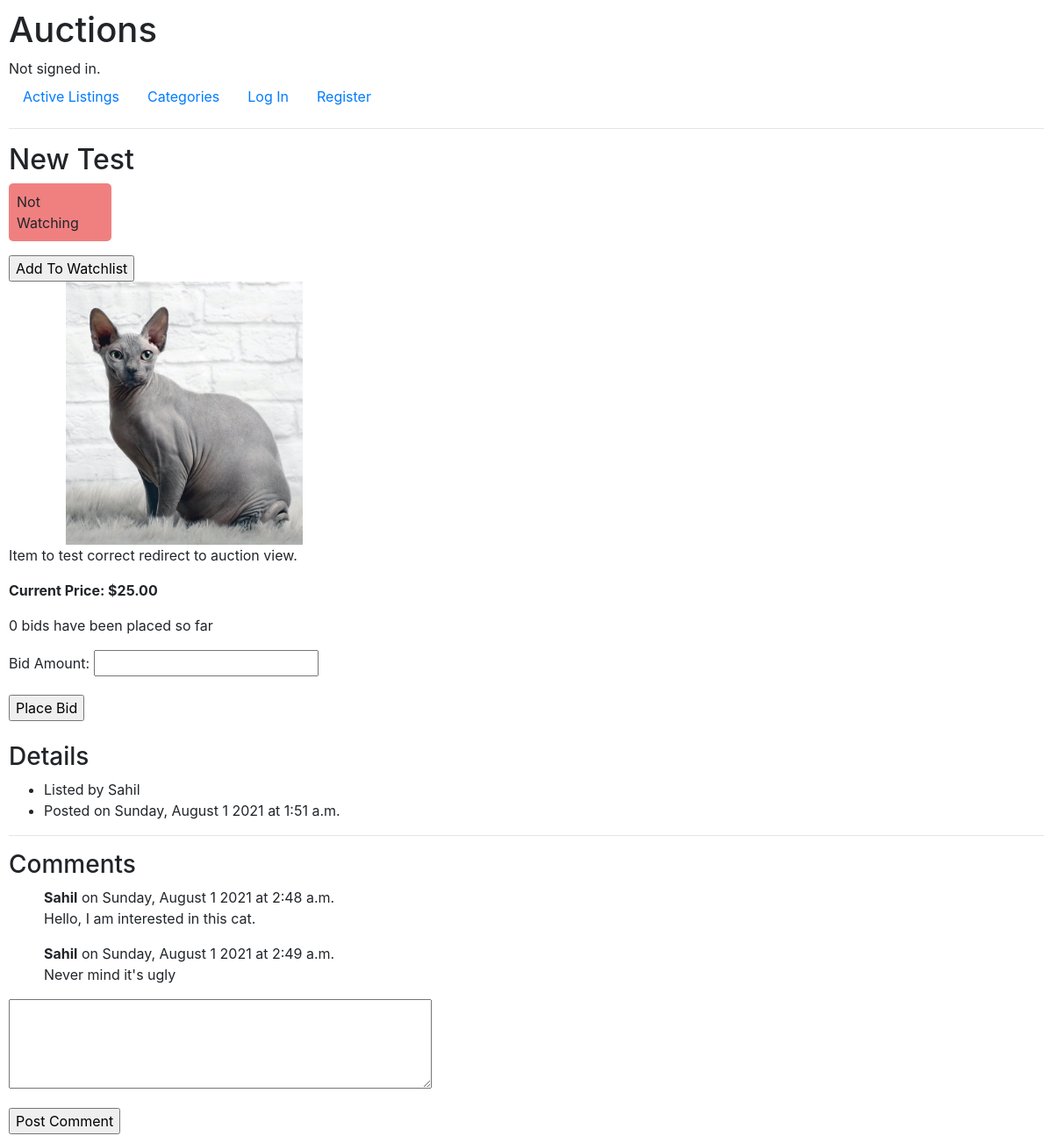
Page /auction/7 on the earlier database version.
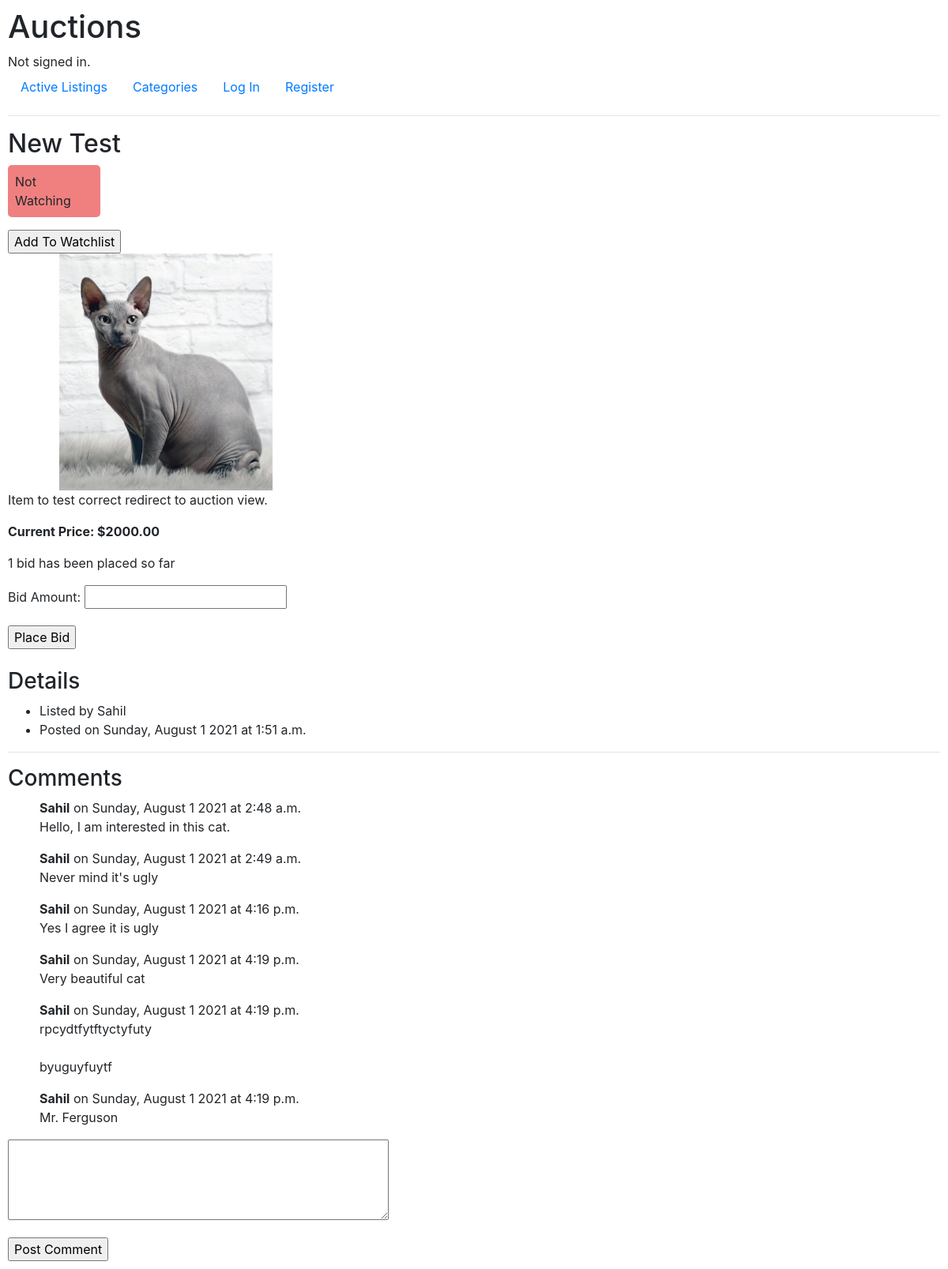
Same page on the later database version.
### auctions/models.py (models this page shows, shortened)
class AuctionItem(models.Model):
    title = models.CharField(max_length=64)
    description = models.TextField()
    current_price = models.DecimalField(max_digits=8, decimal_places=2)
    item_image = models.ImageField(
        upload_to=get_image_path,
        blank=True,
        null=True
    )
    category = models.ForeignKey(
        Category,
        on_delete=models.SET_NULL,
        blank=True,
        null=True,
        related_name='auction_items'
    )
    creator = models.ForeignKey(
        User,
        on_delete=models.CASCADE,
        related_name='auctions_created'
    )
    is_active = models.BooleanField(default=True)
    winner = models.ForeignKey(
        User,
        on_delete=models.SET_NULL,
        blank=True,
        null=True,
        related_name='auctions_won'
    )
    creation_date = models.DateTimeField(auto_now_add=True)

class Comment(models.Model):
    text = models.TextField()
    creator = models.ForeignKey(
        User,
        on_delete=models.CASCADE,
        related_name='comments'
    )
    parent_auction = models.ForeignKey(
        AuctionItem,
        on_delete=models.CASCADE,
        related_name='comments'
    )
    creation_date = models.DateTimeField(auto_now_add=True)

class User(AbstractUser):
    watching = ManyToManyField(
        'AuctionItem',
        blank=True,
        related_name='watched_by'
    )

### auctions/views.py (the view)
# urls.py: path("auction/<int:id>", views.auction_view, name="auction_view"),
def auction_view(request, id):
    if request.method == 'POST':
        auction_item = AuctionItem.objects.get(pk=id)
        bid_form = BidForm(request.POST, old_price=auction_item.current_price)
        if bid_form.is_valid():
            bid = bid_form.save(commit=False)
            bid.creator = request.user
            bid.auction_item = auction_item
            bid.save()
            new_price = bid.price
            updated_rows = AuctionItem.objects.filter(
                id=id).update(current_price=new_price)
            return render(request, "auctions/auction_view.html", {
                'auction_item': AuctionItem.objects.get(pk=id),
                'bid_form': bid_form,
                'total_bids': AuctionItem.objects.get(pk=id).bids.count(),
                'success_message': "Bid created successfully.",
                'comment_form': CommentForm()
            })
        else:
            return render(request, "auctions/auction_view.html", {
                'auction_item': auction_item,
                'bid_form': bid_form,
                'total_bids': AuctionItem.objects.get(pk=id).bids.count(),
                'error_message': "Error placing bid.",
                'comment_form': CommentForm()
            })
    else:
        auction_items_queryset = AuctionItem.objects.filter(pk=id)
        if auction_items_queryset.exists():
            auction_item = auction_items_queryset.first()
            return render(request, "auctions/auction_view.html", {
                'auction_item': auction_item,
                'bid_form': BidForm(),
                'total_bids': auction_item.bids.count(),
                'comment_form': CommentForm()
            })
        else:
            pass

### auctions/views.py (shortened to what this page needs)
class BidForm(ModelForm):
    def __init__(self, *args, **kwargs):
        self.old_price = kwargs.get('old_price', None)
        if self.old_price is not None:
            kwargs.pop('old_price')
        super(BidForm, self).__init__(*args, **kwargs)
    class Meta:
        model = Bid
        exclude = ['creator', 'auction_item', 'creation_date']
        labels = {
            'price': "Bid Amount"
        }
        widgets = {
            'price': widgets.Input(attrs={
                'title': "Value must be greater than current price",
                'type': 'number',
                'step': '0.01'
            })
        }

class CommentForm(ModelForm):
    class Meta:
        model = Comment
        exclude = ['creator', 'parent_auction', 'creation_date']
        labels = {
            'text': ""
        }
        widgets = {
            'text': Textarea(attrs={'cols': 45, 'rows': 4}),
        }

### auctions/templates/auctions/auction_view.html (shortened to what this page needs)
{% extends "auctions/layout.html" %}
{% block body %}
<h2>{{ auction_item.title }}</h2>
{% if user in auction_item.watched_by.all %}
<p style="background-color: lightgreen; width: 87px; padding: 9px; border-radius: 5px;">Watching</p>
<form action="{% url 'update_watchlist' user.id auction_item.id %}" method="post">
    {% csrf_token %}
    <input type="submit" value="Remove From Watchlist">
</form>
{% else %}
<p style="background-color: lightcoral; width: 117px; padding: 9px; border-radius: 5px;">Not Watching</p>
<form action="{% url 'update_watchlist' user.id auction_item.id %}" method="post">
    <input type="submit" value="Add To Watchlist">
</form>
{% endif %}
<img src="{{ auction_item.item_image.url }}" alt="Image Not Provided" style="object-fit: contain;" width="400px"
    height="300px">
<p>{{ auction_item.description }}</p>
<p><strong>Current Price: ${{ auction_item.current_price }}</strong></p>
<p>{{ total_bids }} bid{{ total_bids|pluralize }} ha{{ total_bids|pluralize:"s,ve" }} been placed so far</p>
<form action="{% url 'auction_view' auction_item.id %}" method="post">
    {{ bid_form.as_p }}
    <input type="submit" value="Place Bid">
</form>
<h3>Details</h3>
<ul>
    <li>Listed by {{ auction_item.creator.username }}</li>
    <li>Posted on {{ auction_item.creation_date|date:"l, F j Y" }} at {{ auction_item.creation_date|time }}</li>
</ul>
<hr>
<h3>Comments</h3>
<ul style="list-style-type: none;">
    {% for comment in auction_item.comments.all %}
    <li>
        <strong>{{ comment.creator.username }}</strong>
        on {{ comment.creation_date|date:"l, F j Y" }} at {{ comment.creation_date|time }}
        <p>{{ comment.text|linebreaksbr }}</p>
    </li>
    {% endfor %}
</ul>
<form action="{% url 'new_comment' auction_item.id %}" method="post">
    {{ comment_form.as_p }}
    <input type="submit" value="Post Comment">
</form>
{% endblock %}

Differences in the rows shown:
changed AuctionItem "New Test": current_price "25.00" → "2000.00"
added Comment: creator.username "Sahil", creation_date "Sunday, August 1 2021", creation_date "4:16 p.m.", text "Yes I agree it is ugly"
added Comment: creator.username "Sahil", creation_date "Sunday, August 1 2021", creation_date "4:19 p.m.", text "Very beautiful cat"
added Comment: creator.username "Sahil", creation_date "Sunday, August 1 2021", creation_date "4:19 p.m.", text "rpcydtfytftyctyfuty byuguyfuytf"
added Comment: creator.username "Sahil", creation_date "Sunday, August 1 2021", creation_date "4:19 p.m.", text "Mr. Ferguson"
Other differences:
{{ total_bids }}: "0" → "1"
